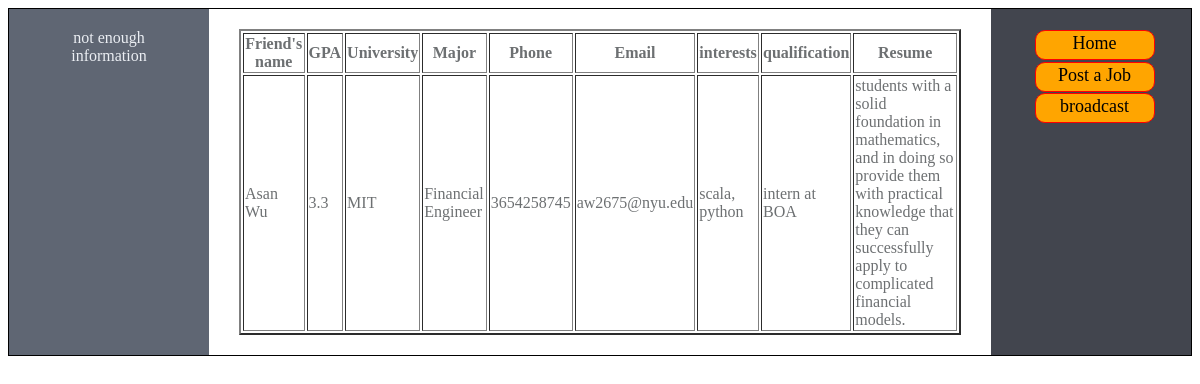
Screenshot of /studentdetail.php?sid=aw2675 with the database file from the repository.
### tables this page shows
CREATE TABLE `Student` (
  `sid` VARCHAR(10) NOT NULL,
  `sname` VARCHAR(20) NOT NULL,
  `spassword` VARCHAR(45) NOT NULL,
  `gpa` VARCHAR(10) NULL,
  `university` VARCHAR(25) NULL,
  `major` VARCHAR(25) NULL,
  `phone` VARCHAR(15) NULL,
  `email` VARCHAR(45) NULL,
  `interests` VARCHAR(1000) NULL,
 `qualification` VARCHAR(1000) NULL,
  `resume` VARCHAR(1000) NULL,
  `security` ENUM('allow', 'not allow')  NULL,
  PRIMARY KEY (`sid`));

### studentdetail.php (the view, shortened to what this page needs)
<?php
$con = dbopen();
$uid = $_SESSION["uid"];
$sid = $_GET['sid'];
$query = "SELECT * FROM company where cid='$uid'";
$companyinfo = mysqli_query($con, $query);
$query1 = "SELECT *
FROM student
where sid='{$sid}' and (security='allow' or sid in (select sid from apply natural join job where cid='$uid'))";
$result1 = mysqli_query($con, $query1);
?>
<!DOCTYPE html>
<head>
  <link rel="stylesheet" href="companystyle.css">
</head>
<body>
 <div class = "wrap" align="center">
   <div class = "left">
<?php
  if (mysqli_num_rows($companyinfo) > 0) {
    while($row = mysqli_fetch_assoc($companyinfo)) {
      echo "Company Name"."<br>";
      echo "<div>" . htmlspecialchars($row['cname']) . "</div>" . "<br>";
      echo "Location"."<br>";
      echo "<div>" . htmlspecialchars($row['clocation']) . "</div>"."<br>";
      echo "Industry"."<br>";
      echo "<div>" . htmlspecialchars($row['industry']) . "</div>" ."<br>";
    }
  } else{
    echo "not enough information";
  }
?>
   </div>
   <div class = "right">
     <a href="company.php" style="text-decoration: none; color: black;">
    <div style="width: 120px;  height: 30px; background-color: orange; border: solid red 1px; border-radius: 10px; text-align: center; margin-top: 1%; margin-left: 5%;">
      <p style="font-size:18px; font-family: cursive; margin: 2px auto;">
      Home
      </p>
    </div>
  </a>
        <a href="postJob.php" style="text-decoration: none; color: black;">
    <div style="width: 120px;  height: 30px; background-color: orange; border: solid red 1px; border-radius: 10px; text-align: center; margin-top: 1%; margin-left: 5%;">
      <p style="font-size:18px; font-family: cursive; margin: 2px auto;">
      Post a Job
      </p>
    </div>
  </a>
    <a href="broadcast.php" style="text-decoration: none; color: black;">
    <div style="width: 120px;  height: 30px; background-color: orange; border: solid red 1px; border-radius: 10px; text-align: center; margin-top: 1%; margin-left: 5%;">
      <p style="font-size:18px; font-family: cursive; margin: 2px auto;">
      broadcast
      </p>
    </div>
  </a>
   </div>
   <div class = "middle">
<?php
    if (mysqli_num_rows($result1) > 0) {
        echo "<table border='2'>
        <tr>
        <th>Friend's name </th>
        <th>GPA</th>
        <th>University</th>
        <th>Major</th>
        <th>Phone</th>
        <th>Email</th>
        <th>interests</th>
        <th>qualification</th>
        <th>Resume</th>
        </tr>";
    while($row = mysqli_fetch_assoc($result1)){
              echo "<tr>";
               echo "<td>" . htmlspecialchars($row['sname']) . "</td>";
               echo "<td>" . htmlspecialchars($row['gpa']) . "</td>";
               echo "<td>" . htmlspecialchars($row['university']) . "</td>";
               echo "<td>" . htmlspecialchars($row['major']) . "</td>";
               echo "<td>" . htmlspecialchars($row['phone']) . "</td>";
               echo "<td>" . htmlspecialchars($row['email']) . "</td>";
               echo "<td>" . htmlspecialchars($row['interests']) . "</td>";
               echo "<td>" . htmlspecialchars($row['qualification']) . "</td>";
               echo "<td>" . htmlspecialchars($row['resume']). "</td>";
               echo "</tr>";
    }
  echo "</table>";
}
else {
    echo "This person doesn't share his personal information";
}
?>
   </div>
 </div>
</body>
</html>

### companystyle.css (style rules this page uses)
* { box-sizing: border-box; }
.wrap { border: 1px solid; overflow : auto; position: relative; width: 100%; height: 100%; }
.left { width: 200px; float: left; color: #ebeef3; padding: 20px 30px; }
.left:after { content: ''; position: absolute; width: 200px; background: #5f6673; left: 0; top: 0; bottom: 0; z-index: -1; }
.middle { margin-left: 200px; margin-right: 200px; padding: 20px 30px; color: #6d7072; }
.middle:after { content:''; position: absolute; top: 0; bottom: 0; left: 200px; right: 200px; z-index: -1; background: #fff; }
.right { width: 200px; float: right; color: #ebeef3; padding: 20px 30px; }
.right:before { content:''; position: absolute; width: 200px; background-color: #42454e; top:0; right:0; bottom:0; z-index: -1; }

### rows the page displays
student: sname "Asan Wu", gpa "3.3", university "MIT", major "Financial Engineer", phone "3654258745", email "aw2675@nyu.edu", interests "scala, python", qualification "intern at BOA", resume "students with a solid foundation in mathematics, and in doing so provide them with practical knowledge that they can successfully apply to complicated financial models."
